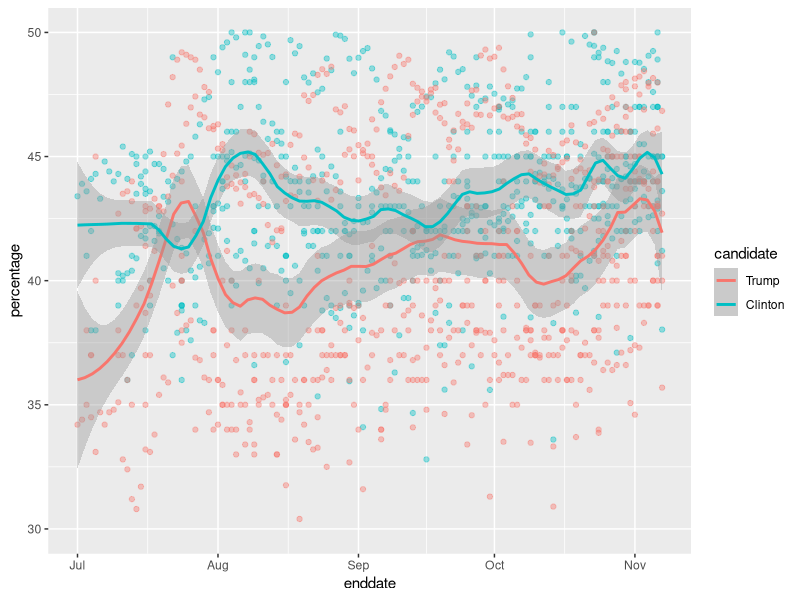

Source code (R):
library(tidyverse)
library(dslabs)
data("polls_us_election_2016")

polls_us_election_2016 %>%
  filter(state == "U.S." & enddate >= "2016-07-01") %>%
  select(enddate, pollster, rawpoll_clinton, rawpoll_trump) %>%
  rename(Clinton = rawpoll_clinton, Trump = rawpoll_trump) %>%
  gather(candidate, percentage, -enddate, -pollster) %>%
  mutate(candidate = factor(candidate, levels = c("Trump", "Clinton"))) %>%
  group_by(pollster) %>%
  filter(n() >= 10) %>%
  ungroup() %>%
  ggplot(aes(enddate, percentage, color = candidate)) +
  geom_point(show.legend = FALSE, alpha = 0.4) +
  geom_smooth(method = "loess", span = 0.15) +
  scale_y_continuous(limits = c(30, 50))
